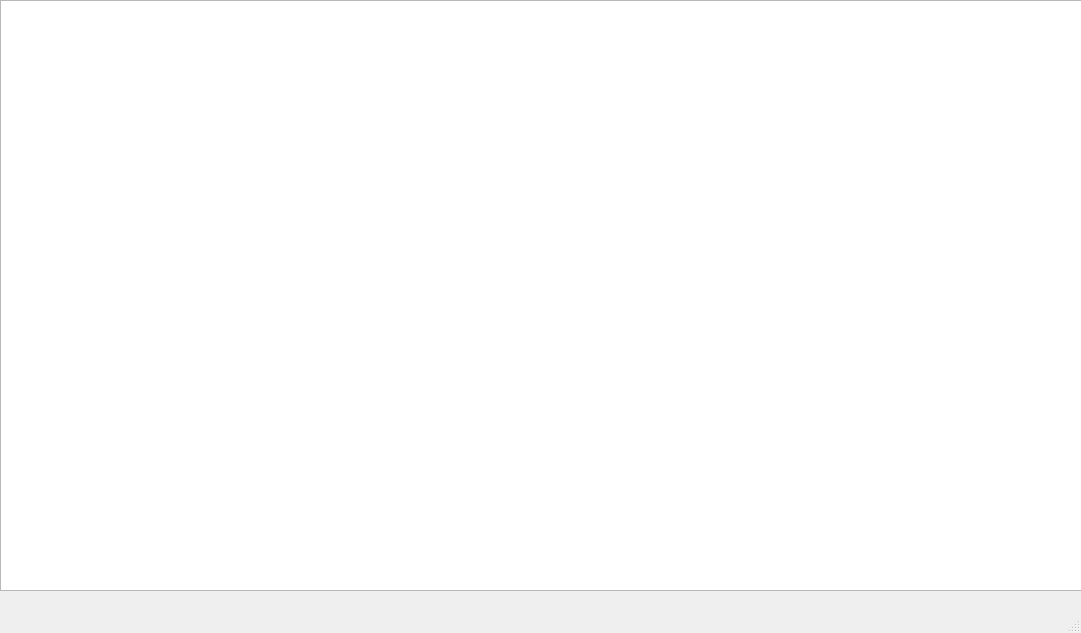
<?xml version="1.0" encoding="UTF-8"?>
<ui version="4.0">
 <class>MainWindow</class>
 <widget class="QMainWindow" name="MainWindow">
  <property name="geometry">
   <rect>
    <x>0</x>
    <y>0</y>
    <width>1081</width>
    <height>633</height>
   </rect>
  </property>
  <property name="windowTitle">
   <string>MainWindow</string>
  </property>
  <widget class="QWidget" name="centralwidget">
   <widget class="QGraphicsView" name="graphicsView">
    <property name="geometry">
     <rect>
      <x>0</x>
      <y>0</y>
      <width>1121</width>
      <height>591</height>
     </rect>
    </property>
   </widget>
  </widget>
  <widget class="QMenuBar" name="menubar">
   <property name="geometry">
    <rect>
     <x>0</x>
     <y>0</y>
     <width>1081</width>
     <height>22</height>
    </rect>
   </property>
  </widget>
  <widget class="QStatusBar" name="statusbar"/>
 </widget>
 <resources/>
 <connections/>
</ui>
